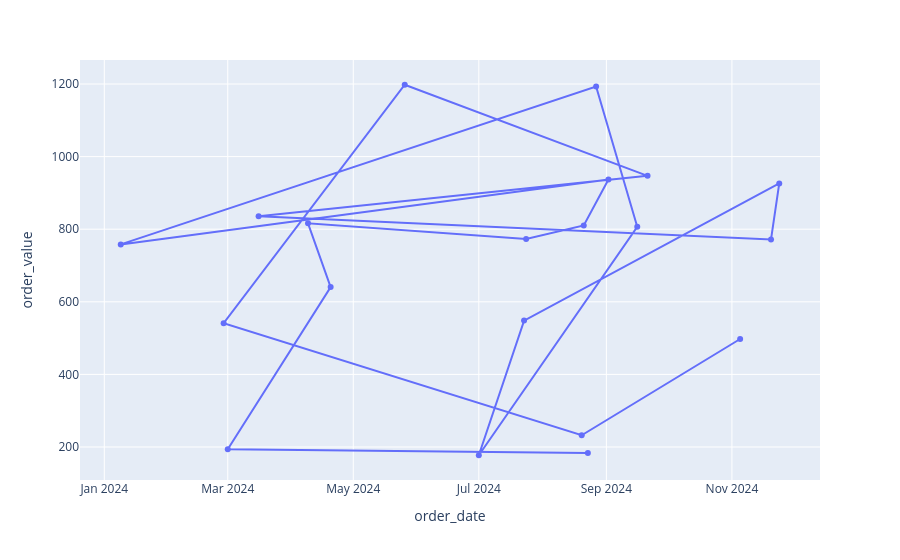

The cell this chart's notebook holds for it:
### Code cell
fig2 = px.line(food20, x='order_date', y='order_value', markers=True)
fig2.show()

### Figure 1 — Plotly figure (JSON) as saved in the notebook; plotly's stock layout.template omitted (floating-point values rounded to 4 significant figures)
{"data": [{"hovertemplate": "order_date=%{x}<br>order_value=%{y}<extra></extra>", "legendgroup": "", "line": {"color": "#636efa", "dash": "solid"}, "marker": {"symbol": "circle"}, "mode": "lines+markers", "name": "", "orientation": "v", "showlegend": false, "type": "scatter", "x": ["2024-11-05", "2024-08-20", "2024-02-28", "2024-05-26", "2024-09-21", "2024-03-16", "2024-11-20", "2024-11-24", "2024-07-23", "2024-07-01", "2024-09-16", "2024-08-27", "2024-01-09", "2024-09-02", "2024-08-21", "2024-07-24", "2024-04-09", "2024-04-20", "2024-03-01", "2024-08-23"], "xaxis": "x", "y": [497.5, 232.3, 540.8, 1198.0, 947.0, 835.8, 771.8, 926.2, 548.1, 177.2, 806.7, 1193.0, 758.1, 937.1, 810.2, 773.1, 816.1, 640.6, 193.9, 183.1], "yaxis": "y"}], "layout": {"legend": {"tracegroupgap": 0}, "margin": {"t": 60}, "xaxis": {"anchor": "y", "domain": [0, 1], "title": {"text": "order_date"}}, "yaxis": {"anchor": "x", "domain": [0, 1], "title": {"text": "order_value"}}}}
